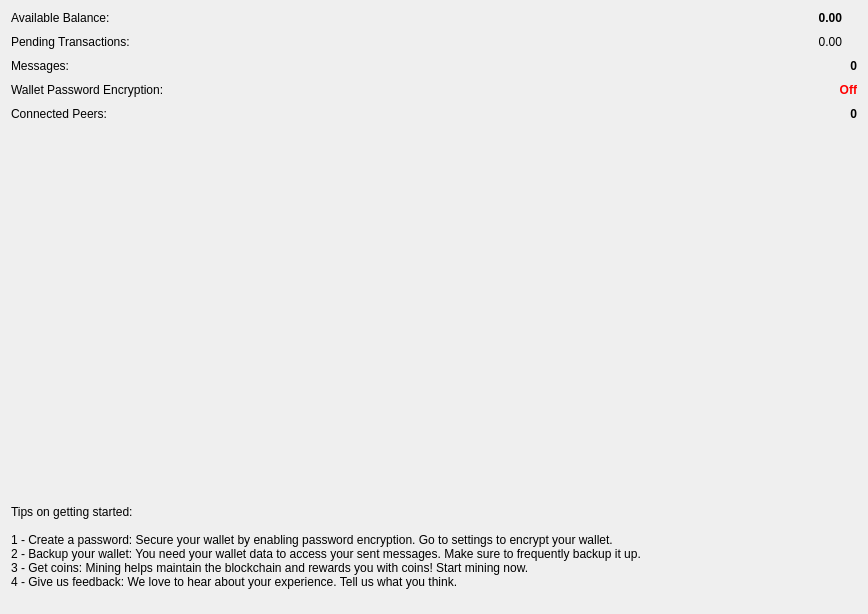
<?xml version="1.0" encoding="UTF-8"?>
<ui version="4.0">
 <class>OverviewFrame</class>
 <widget class="QFrame" name="OverviewFrame">
  <property name="geometry">
   <rect>
    <x>0</x>
    <y>0</y>
    <width>846</width>
    <height>592</height>
   </rect>
  </property>
  <property name="windowTitle">
   <string>Frame</string>
  </property>

  <property name="frameShape">
   <enum>QFrame::NoFrame</enum>
  </property>
  <property name="frameShadow">
   <enum>QFrame::Raised</enum>
  </property>
  <layout class="QVBoxLayout" name="verticalLayout">

   <item>
    <layout class="QHBoxLayout" name="horizontalLayout">

       <property name="leftMargin">
        <number>0</number>
       </property>
       <property name="topMargin">
        <number>0</number>
       </property>
       <property name="rightMargin">
        <number>0</number>
       </property>
       <property name="bottomMargin">
        <number>0</number>
       </property>    


       <item>
        <layout class="QGridLayout" name="gridLayout">
         <property name="sizeConstraint">
          <enum>QLayout::SetDefaultConstraint</enum>
         </property>
         <property name="leftMargin">
          <number>0</number>
         </property>
         <property name="topMargin">
          <number>0</number>
         </property>
         <property name="rightMargin">
          <number>0</number>
         </property>
         <property name="bottomMargin">
          <number>0</number>
         </property>
         <property name="horizontalSpacing">
          <number>0</number>
         </property>
         <property name="verticalSpacing">
          <number>0</number>
         </property>
         <property name="alignment">
          <set>Qt::AlignCenter</set>
         </property>   
         <item row="0" column="0">
          <widget class="QFrame" name="m_overviewWalletFrame">
           <property name="minimumSize">
            <size>
             <width>846</width>
             <height>592</height>
            </size>
           </property>
           <property name="maximumSize">
            <size>
             <width>16777215</width>
             <height>16777215</height>
            </size>
           </property>
           <property name="frameShape">
            <enum>QFrame::NoFrame</enum>
           </property>
           <property name="frameShadow">
            <enum>QFrame::Raised</enum>
           </property>
           <property name="styleSheet">
            <string notr="true">margin: 0;</string>
           </property>

             <layout class="QVBoxLayout" name="verticalLayout2">
               <property name="spacing">
                <number>0</number>
               </property>
               <property name="leftMargin">
                <number>0</number>
               </property>
               <property name="topMargin">
                <number>0</number>
               </property>
               <property name="rightMargin">
                <number>0</number>
               </property>
               <property name="bottomMargin">
                <number>0</number>
               </property>


              <item>

               <layout class="QGridLayout" name="gridLayout_2" columnstretch="0,1,0">
                <property name="geometry">
                 <rect>
                  <x>0</x>
                  <y>0</y>
                  <width>846</width>
                  <height>200</height>
                 </rect>
                </property>

                 <property name="spacing">
                  <number>0</number>
                 </property>
                 <property name="leftMargin">
                  <number>0</number>
                 </property>
                 <property name="topMargin">
                  <number>0</number>
                 </property>
                 <property name="rightMargin">
                  <number>0</number>
                 </property>
                 <property name="bottomMargin">
                  <number>0</number>
                 </property>
                 <property name="horizontalSpacing">
                  <number>0</number>
                 </property>
                 <property name="verticalSpacing">
                  <number>10</number>
                 </property>

                  <item row="1" column="0">
                   <widget class="QLabel" name="m_actualBalanceTextLabel">
                    <property name="text">
                     <string>Available Balance:</string>
                    </property>
                   </widget>
                  </item>
                  <item row="1" column="1">
                   <widget class="QLabel" name="m_actualBalanceLabel">
                    <property name="font">
                     <font>
                      <weight>75</weight>
                      <bold>true</bold>

                     </font>
                    </property>
                    <property name="text">
                     <string notr="true">0.00</string>
                    </property>
                    <property name="alignment">
                     <set>Qt::AlignRight|Qt::AlignTrailing|Qt::AlignVCenter</set>
                    </property>
                    <property name="styleSheet">
                     <string>padding-right:5;</string>
                    </property>                
                   </widget>
                  </item>
                  <item row="1" column="2">
                   <widget class="QLabel" name="m_tickerLabel1">
                    <property name="text">
                     <string notr="true"/>
                    </property>
                   </widget>
                  </item>

                  <item row="2" column="0">
                   <widget class="QLabel" name="m_pendingBalanceTextLabel">
                    <property name="text">
                     <string>Pending Transactions:</string>
                    </property>
                   </widget>
                  </item>
                  <item row="2" column="1">
                   <widget class="QLabel" name="m_pendingBalanceLabel">
                    <property name="text">
                     <string notr="true">0.00</string>
                    </property>
                    <property name="alignment">
                     <set>Qt::AlignRight|Qt::AlignTrailing|Qt::AlignVCenter</set>
                    </property>
                    <property name="styleSheet">
                     <string>padding-right:5;</string>
                    </property>
                   </widget>
                  </item>
                  <item row="2" column="2">
                   <widget class="QLabel" name="m_tickerLabel2">
                    <property name="text">
                     <string notr="true"/>
                    </property>
                   </widget>
                  </item>

                  <item row="3" column="0">
                   <widget class="QLabel" name="m_messagesCountTextLabel">
                    <property name="text">
                     <string>Messages:</string>
                    </property>
                   </widget>
                  </item>
                  <item row="3" column="1" colspan="2">
                   <widget class="QLabel" name="m_messagesCountLabel">
                    <property name="font">
                     <font>
                      <weight>75</weight>
                      <bold>true</bold>
                     </font>
                    </property>
                    <property name="text">
                     <string notr="true">0</string>
                    </property>
                    <property name="alignment">
                     <set>Qt::AlignRight|Qt::AlignTrailing|Qt::AlignVCenter</set>
                    </property>
                   </widget>
                  </item>

                  <item row="4" column="0">
                   <widget class="QLabel" name="m_walletEncryptedTextLabel">
                    <property name="text">
                     <string>Wallet Password Encryption:</string>
                    </property>
                   </widget>
                  </item>
                  <item row="4" column="1" colspan="2">
                   <widget class="QLabel" name="m_walletEncryptedLabel">
                    <property name="font">
                     <font>
                      <weight>75</weight>
                      <bold>true</bold>
                     </font>
                    </property>
                    <property name="text">
                     <string notr="true">Off</string>
                    </property>
                    <property name="alignment">
                     <set>Qt::AlignRight|Qt::AlignTrailing|Qt::AlignVCenter</set>
                    </property>
                    <property name="styleSheet">
                     <string>color:red;</string>
                    </property>
                   </widget>
                  </item>
                  <item row="4" column="2">
                   <widget class="QLabel" name="m_walletEncryptedLabel2">
                    <property name="text">
                     <string notr="true"/>
                    </property>
                   </widget>
                  </item>

                  <item row="5" column="0">
                   <widget class="QLabel" name="m_peersCountTextLabel">
                    <property name="text">
                     <string>Connected Peers:</string>
                    </property>
                   </widget>
                  </item>
                  <item row="5" column="1" colspan="2">
                   <widget class="QLabel" name="m_peersCountLabel">
                    <property name="font">
                     <font>
                      <weight>75</weight>
                      <bold>true</bold>
                     </font>
                    </property>
                    <property name="text">
                     <string notr="true">0</string>
                    </property>
                    <property name="alignment">
                     <set>Qt::AlignRight|Qt::AlignTrailing|Qt::AlignVCenter</set>
                    </property>
                    <property name="styleSheet">
                     <string>color:black;</string>
                    </property>
                   </widget>
                  </item>
                  <item row="5" column="2">
                   <widget class="QLabel" name="m_peersCountLabel2">
                    <property name="text">
                     <string notr="true"/>
                    </property>
                   </widget>
                  </item>

               </layout>

              </item>

             <item>
              <spacer name="verticalSpacer">
               <property name="orientation">
                <enum>Qt::Vertical</enum>
               </property>
               <property name="sizeHint" stdset="0">
                <size>
                 <width>20</width>
                 <height>40</height>
                </size>
               </property>
              </spacer>
             </item>


              <item>
                <widget class="QLabel" name="m_getStartedLabel">
                  <property name="text">
                    <string>Tips on getting started:

1 - Create a password: Secure your wallet by enabling password encryption. Go to settings to encrypt your wallet.
2 - Backup your wallet: You need your wallet data to access your sent messages. Make sure to frequently backup it up.
3 - Get coins: Mining helps maintain the blockchain and rewards you with coins! Start mining now. 
4 - Give us feedback: We love to hear about your experience. Tell us what you think.
                    </string>
                   </property>
                </widget>                                   
              </item>




            </layout>


          </widget>
         </item>
        </layout>
       </item>

    </layout>
  </item>
  </layout>
 </widget>
 <resources/>
 <connections/>
 <slots>
  <slot>encryptWallet()</slot>
 </slots>

</ui>
